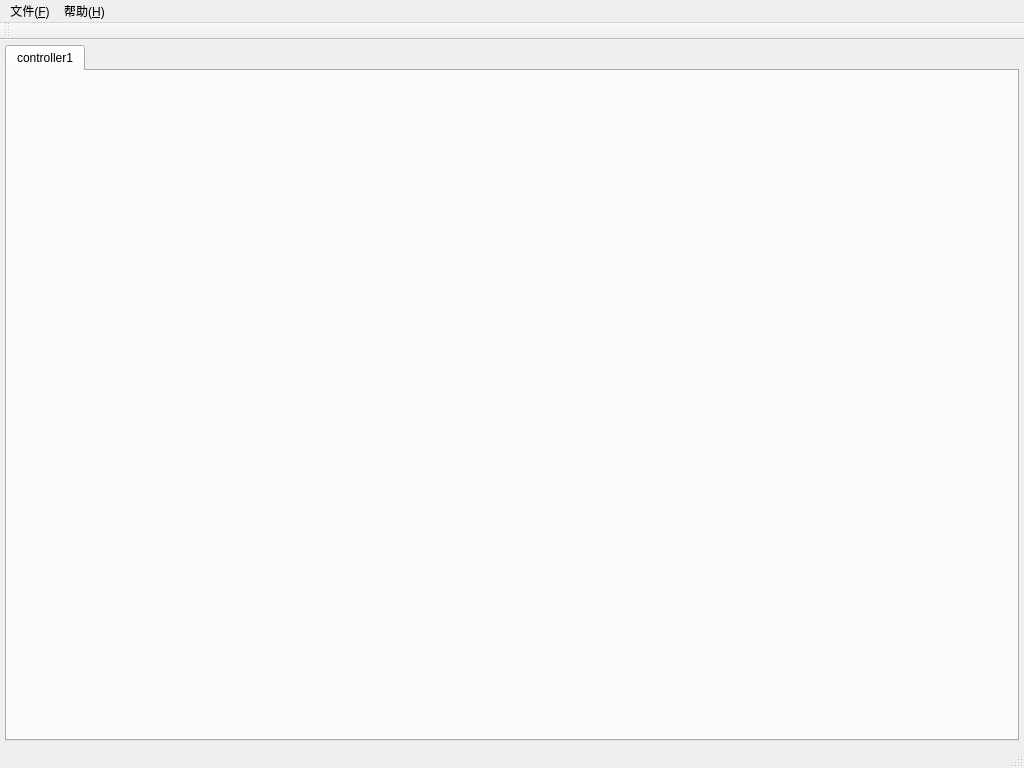
<?xml version="1.0" encoding="UTF-8"?>
<ui version="4.0">
 <class>EftDemoClass</class>
 <widget class="QMainWindow" name="EftDemoClass">
  <property name="geometry">
   <rect>
    <x>0</x>
    <y>0</y>
    <width>1024</width>
    <height>768</height>
   </rect>
  </property>
  <property name="minimumSize">
   <size>
    <width>1024</width>
    <height>768</height>
   </size>
  </property>
  <property name="windowTitle">
   <string>EftDemo</string>
  </property>
  <property name="styleSheet">
   <string notr="true">font: 12px &quot;Arial&quot;;</string>
  </property>
  <widget class="QWidget" name="centralWidget">
   <layout class="QVBoxLayout" name="verticalLayout">
    <property name="spacing">
     <number>5</number>
    </property>
    <property name="leftMargin">
     <number>5</number>
    </property>
    <property name="topMargin">
     <number>5</number>
    </property>
    <property name="rightMargin">
     <number>5</number>
    </property>
    <property name="bottomMargin">
     <number>5</number>
    </property>
    <item>
     <widget class="QTabWidget" name="tabWidget">
      <property name="currentIndex">
       <number>0</number>
      </property>
      <widget class="RoboxComWidget" name="tabController1">
       <attribute name="title">
        <string>controller1</string>
       </attribute>
      </widget>
     </widget>
    </item>
   </layout>
  </widget>
  <widget class="QMenuBar" name="menuBar">
   <property name="geometry">
    <rect>
     <x>0</x>
     <y>0</y>
     <width>1024</width>
     <height>21</height>
    </rect>
   </property>
   <widget class="QMenu" name="menu">
    <property name="title">
     <string>文件(&amp;F)</string>
    </property>
    <addaction name="action_Quit"/>
   </widget>
   <widget class="QMenu" name="menu_H">
    <property name="title">
     <string>帮助(&amp;H)</string>
    </property>
    <addaction name="action_About"/>
   </widget>
   <addaction name="menu"/>
   <addaction name="menu_H"/>
  </widget>
  <widget class="QToolBar" name="mainToolBar">
   <attribute name="toolBarArea">
    <enum>TopToolBarArea</enum>
   </attribute>
   <attribute name="toolBarBreak">
    <bool>false</bool>
   </attribute>
  </widget>
  <widget class="QStatusBar" name="statusBar"/>
  <action name="action_About">
   <property name="text">
    <string>关于(&amp;A)</string>
   </property>
  </action>
  <action name="action_Quit">
   <property name="text">
    <string>退出(&amp;Q)</string>
   </property>
  </action>
 </widget>
 <layoutdefault spacing="6" margin="11"/>
 <customwidgets>
  <customwidget>
   <class>RoboxComWidget</class>
   <extends>QWidget</extends>
   <header>roboxcomwidget.h</header>
   <container>1</container>
  </customwidget>
 </customwidgets>
 <resources/>
 <connections/>
</ui>
